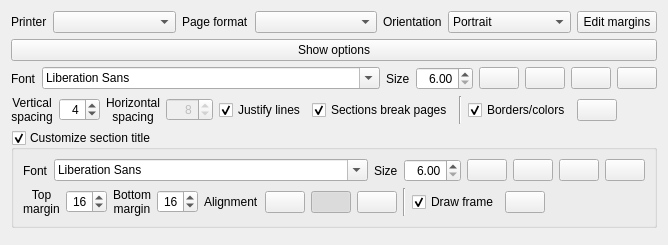
     <widget class="QWidget" name="printTab">
      <attribute name="icon">
       <iconset theme="document-print">
        <normaloff/>
       </iconset>
      </attribute>
      <attribute name="title">
       <string>Print/PDF</string>
      </attribute>
      <layout class="QGridLayout" name="gridLayout_5">
       <item row="4" column="0">
        <widget class="QWidget" name="pdfOptions" native="true">
         <layout class="QVBoxLayout" name="verticalLayout_2">
          <property name="margin">
           <number>0</number>
          </property>
          <item>
           <layout class="QHBoxLayout" name="horizontalLayout_4">
            <item>
             <widget class="QLabel" name="label_5">
              <property name="sizePolicy">
               <sizepolicy hsizetype="Maximum" vsizetype="Preferred">
                <horstretch>0</horstretch>
                <verstretch>0</verstretch>
               </sizepolicy>
              </property>
              <property name="text">
               <string>Font</string>
              </property>
             </widget>
            </item>
            <item>
             <widget class="QFontComboBox" name="fontCombo"/>
            </item>
            <item>
             <widget class="QLabel" name="label_11">
              <property name="sizePolicy">
               <sizepolicy hsizetype="Maximum" vsizetype="Preferred">
                <horstretch>0</horstretch>
                <verstretch>0</verstretch>
               </sizepolicy>
              </property>
              <property name="text">
               <string>Size</string>
              </property>
             </widget>
            </item>
            <item>
             <widget class="QDoubleSpinBox" name="fontSizeSpin">
              <property name="sizePolicy">
               <sizepolicy hsizetype="Maximum" vsizetype="Fixed">
                <horstretch>0</horstretch>
                <verstretch>0</verstretch>
               </sizepolicy>
              </property>
              <property name="alignment">
               <set>Qt::AlignRight|Qt::AlignTrailing|Qt::AlignVCenter</set>
              </property>
              <property name="minimum">
               <double>6.000000000000000</double>
              </property>
              <property name="maximum">
               <double>72.000000000000000</double>
              </property>
             </widget>
            </item>
            <item>
             <widget class="QPushButton" name="boldBtn">
              <property name="sizePolicy">
               <sizepolicy hsizetype="Maximum" vsizetype="Fixed">
                <horstretch>0</horstretch>
                <verstretch>0</verstretch>
               </sizepolicy>
              </property>
              <property name="toolTip">
               <string>Bold</string>
              </property>
              <property name="icon">
               <iconset theme="format-text-bold">
                <normaloff/>
               </iconset>
              </property>
              <property name="checkable">
               <bool>true</bool>
              </property>
             </widget>
            </item>
            <item>
             <widget class="QPushButton" name="italicBtn">
              <property name="sizePolicy">
               <sizepolicy hsizetype="Maximum" vsizetype="Fixed">
                <horstretch>0</horstretch>
                <verstretch>0</verstretch>
               </sizepolicy>
              </property>
              <property name="toolTip">
               <string>Italic</string>
              </property>
              <property name="icon">
               <iconset theme="format-text-italic">
                <normaloff/>
               </iconset>
              </property>
              <property name="checkable">
               <bool>true</bool>
              </property>
             </widget>
            </item>
            <item>
             <widget class="QPushButton" name="underlineBtn">
              <property name="sizePolicy">
               <sizepolicy hsizetype="Maximum" vsizetype="Fixed">
                <horstretch>0</horstretch>
                <verstretch>0</verstretch>
               </sizepolicy>
              </property>
              <property name="toolTip">
               <string>Underline</string>
              </property>
              <property name="icon">
               <iconset theme="format-text-underline">
                <normaloff/>
               </iconset>
              </property>
              <property name="checkable">
               <bool>true</bool>
              </property>
             </widget>
            </item>
            <item>
             <widget class="ColorSelectButton" name="textColorBtn">
              <property name="sizePolicy">
               <sizepolicy hsizetype="Maximum" vsizetype="Fixed">
                <horstretch>0</horstretch>
                <verstretch>0</verstretch>
               </sizepolicy>
              </property>
              <property name="color" stdset="0">
               <color>
                <red>0</red>
                <green>0</green>
                <blue>0</blue>
               </color>
              </property>
              <property name="showText" stdset="0">
               <bool>false</bool>
              </property>
             </widget>
            </item>
           </layout>
          </item>
          <item>
           <layout class="QHBoxLayout" name="horizontalLayout_8">
            <item>
             <widget class="QLabel" name="label_13">
              <property name="sizePolicy">
               <sizepolicy hsizetype="Maximum" vsizetype="Preferred">
                <horstretch>0</horstretch>
                <verstretch>0</verstretch>
               </sizepolicy>
              </property>
              <property name="text">
               <string>Vertical
spacing</string>
              </property>
              <property name="alignment">
               <set>Qt::AlignCenter</set>
              </property>
             </widget>
            </item>
            <item>
             <widget class="QSpinBox" name="lineSpacingSpin">
              <property name="sizePolicy">
               <sizepolicy hsizetype="Maximum" vsizetype="Fixed">
                <horstretch>0</horstretch>
                <verstretch>0</verstretch>
               </sizepolicy>
              </property>
              <property name="minimumSize">
               <size>
                <width>1</width>
                <height>0</height>
               </size>
              </property>
              <property name="alignment">
               <set>Qt::AlignRight|Qt::AlignTrailing|Qt::AlignVCenter</set>
              </property>
              <property name="maximum">
               <number>16</number>
              </property>
              <property name="value">
               <number>4</number>
              </property>
             </widget>
            </item>
            <item>
             <widget class="QLabel" name="label_19">
              <property name="text">
               <string>Horizontal
spacing</string>
              </property>
              <property name="alignment">
               <set>Qt::AlignCenter</set>
              </property>
             </widget>
            </item>
            <item>
             <widget class="QSpinBox" name="horizontalSpacingSpin">
              <property name="enabled">
               <bool>false</bool>
              </property>
              <property name="sizePolicy">
               <sizepolicy hsizetype="Maximum" vsizetype="Fixed">
                <horstretch>0</horstretch>
                <verstretch>0</verstretch>
               </sizepolicy>
              </property>
              <property name="minimumSize">
               <size>
                <width>1</width>
                <height>0</height>
               </size>
              </property>
              <property name="alignment">
               <set>Qt::AlignRight|Qt::AlignTrailing|Qt::AlignVCenter</set>
              </property>
              <property name="minimum">
               <number>-32</number>
              </property>
              <property name="maximum">
               <number>160</number>
              </property>
              <property name="value">
               <number>8</number>
              </property>
             </widget>
            </item>
            <item>
             <widget class="QCheckBox" name="justifyChk">
              <property name="text">
               <string>Justify lines</string>
              </property>
              <property name="checked">
               <bool>true</bool>
              </property>
             </widget>
            </item>
            <item>
             <widget class="QCheckBox" name="pageBreakChk">
              <property name="text">
               <string>Sections break pages</string>
              </property>
              <property name="checked">
               <bool>true</bool>
              </property>
             </widget>
            </item>
            <item>
             <widget class="Line" name="line_5">
              <property name="orientation">
               <enum>Qt::Vertical</enum>
              </property>
             </widget>
            </item>
            <item>
             <widget class="QCheckBox" name="bordersChk">
              <property name="text">
               <string>Borders/colors</string>
              </property>
              <property name="checked">
               <bool>true</bool>
              </property>
             </widget>
            </item>
            <item>
             <widget class="QPushButton" name="borderEditBtn">
              <property name="sizePolicy">
               <sizepolicy hsizetype="Maximum" vsizetype="Fixed">
                <horstretch>0</horstretch>
                <verstretch>0</verstretch>
               </sizepolicy>
              </property>
              <property name="toolTip">
               <string>Edit borders and background colors</string>
              </property>
              <property name="icon">
               <iconset theme="document-edit">
                <normaloff/>
               </iconset>
              </property>
             </widget>
            </item>
            <item>
             <spacer name="horizontalSpacer_2">
              <property name="orientation">
               <enum>Qt::Horizontal</enum>
              </property>
              <property name="sizeHint" stdset="0">
               <size>
                <width>40</width>
                <height>20</height>
               </size>
              </property>
             </spacer>
            </item>
           </layout>
          </item>
          <item>
           <widget class="QGroupBox" name="customHeaderBox">
            <property name="title">
             <string>Customize section title</string>
            </property>
            <property name="checkable">
             <bool>true</bool>
            </property>
            <property name="checked">
             <bool>true</bool>
            </property>
            <layout class="QVBoxLayout" name="verticalLayout">
             <item>
              <layout class="QHBoxLayout" name="horizontalLayout_7">
               <item>
                <widget class="QLabel" name="label_15">
                 <property name="sizePolicy">
                  <sizepolicy hsizetype="Maximum" vsizetype="Preferred">
                   <horstretch>0</horstretch>
                   <verstretch>0</verstretch>
                  </sizepolicy>
                 </property>
                 <property name="text">
                  <string>Font</string>
                 </property>
                </widget>
               </item>
               <item>
                <widget class="QFontComboBox" name="headerFontCombo"/>
               </item>
               <item>
                <widget class="QLabel" name="label_16">
                 <property name="sizePolicy">
                  <sizepolicy hsizetype="Maximum" vsizetype="Preferred">
                   <horstretch>0</horstretch>
                   <verstretch>0</verstretch>
                  </sizepolicy>
                 </property>
                 <property name="text">
                  <string>Size</string>
                 </property>
                </widget>
               </item>
               <item>
                <widget class="QDoubleSpinBox" name="headerFontSizeSpin">
                 <property name="sizePolicy">
                  <sizepolicy hsizetype="Maximum" vsizetype="Fixed">
                   <horstretch>0</horstretch>
                   <verstretch>0</verstretch>
                  </sizepolicy>
                 </property>
                 <property name="alignment">
                  <set>Qt::AlignRight|Qt::AlignTrailing|Qt::AlignVCenter</set>
                 </property>
                 <property name="minimum">
                  <double>6.000000000000000</double>
                 </property>
                 <property name="maximum">
                  <double>72.000000000000000</double>
                 </property>
                </widget>
               </item>
               <item>
                <widget class="QPushButton" name="headerBoldBtn">
                 <property name="sizePolicy">
                  <sizepolicy hsizetype="Maximum" vsizetype="Fixed">
                   <horstretch>0</horstretch>
                   <verstretch>0</verstretch>
                  </sizepolicy>
                 </property>
                 <property name="toolTip">
                  <string>Bold</string>
                 </property>
                 <property name="icon">
                  <iconset theme="format-text-bold">
                   <normaloff/>
                  </iconset>
                 </property>
                 <property name="checkable">
                  <bool>true</bool>
                 </property>
                </widget>
               </item>
               <item>
                <widget class="QPushButton" name="headerItalicBtn">
                 <property name="sizePolicy">
                  <sizepolicy hsizetype="Maximum" vsizetype="Fixed">
                   <horstretch>0</horstretch>
                   <verstretch>0</verstretch>
                  </sizepolicy>
                 </property>
                 <property name="toolTip">
                  <string>Italic</string>
                 </property>
                 <property name="icon">
                  <iconset theme="format-text-italic">
                   <normaloff/>
                  </iconset>
                 </property>
                 <property name="checkable">
                  <bool>true</bool>
                 </property>
                </widget>
               </item>
               <item>
                <widget class="QPushButton" name="headerUnderlineBtn">
                 <property name="sizePolicy">
                  <sizepolicy hsizetype="Maximum" vsizetype="Fixed">
                   <horstretch>0</horstretch>
                   <verstretch>0</verstretch>
                  </sizepolicy>
                 </property>
                 <property name="toolTip">
                  <string>Underline</string>
                 </property>
                 <property name="icon">
                  <iconset theme="format-text-underline">
                   <normaloff/>
                  </iconset>
                 </property>
                 <property name="checkable">
                  <bool>true</bool>
                 </property>
                </widget>
               </item>
               <item>
                <widget class="ColorSelectButton" name="headerTextColorBtn">
                 <property name="sizePolicy">
                  <sizepolicy hsizetype="Maximum" vsizetype="Fixed">
                   <horstretch>0</horstretch>
                   <verstretch>0</verstretch>
                  </sizepolicy>
                 </property>
                 <property name="color" stdset="0">
                  <color>
                   <red>0</red>
                   <green>0</green>
                   <blue>0</blue>
                  </color>
                 </property>
                 <property name="showText" stdset="0">
                  <bool>false</bool>
                 </property>
                </widget>
               </item>
              </layout>
             </item>
             <item>
              <layout class="QHBoxLayout" name="horizontalLayout_9">
               <item>
                <widget class="QLabel" name="label_18">
                 <property name="text">
                  <string>Top
margin</string>
                 </property>
                 <property name="alignment">
                  <set>Qt::AlignCenter</set>
                 </property>
                </widget>
               </item>
               <item>
                <widget class="QSpinBox" name="headerTopMarginSpin">
                 <property name="sizePolicy">
                  <sizepolicy hsizetype="Maximum" vsizetype="Fixed">
                   <horstretch>0</horstretch>
                   <verstretch>0</verstretch>
                  </sizepolicy>
                 </property>
                 <property name="alignment">
                  <set>Qt::AlignRight|Qt::AlignTrailing|Qt::AlignVCenter</set>
                 </property>
                 <property name="maximum">
                  <number>32</number>
                 </property>
                 <property name="value">
                  <number>16</number>
                 </property>
                </widget>
               </item>
               <item>
                <widget class="QLabel" name="label_14">
                 <property name="text">
                  <string>Bottom
margin</string>
                 </property>
                 <property name="alignment">
                  <set>Qt::AlignCenter</set>
                 </property>
                </widget>
               </item>
               <item>
                <widget class="QSpinBox" name="headerBottomMarginSpin">
                 <property name="sizePolicy">
                  <sizepolicy hsizetype="Maximum" vsizetype="Fixed">
                   <horstretch>0</horstretch>
                   <verstretch>0</verstretch>
                  </sizepolicy>
                 </property>
                 <property name="alignment">
                  <set>Qt::AlignRight|Qt::AlignTrailing|Qt::AlignVCenter</set>
                 </property>
                 <property name="maximum">
                  <number>32</number>
                 </property>
                 <property name="value">
                  <number>16</number>
                 </property>
                </widget>
               </item>
               <item>
                <widget class="QLabel" name="label_17">
                 <property name="sizePolicy">
                  <sizepolicy hsizetype="Maximum" vsizetype="Preferred">
                   <horstretch>0</horstretch>
                   <verstretch>0</verstretch>
                  </sizepolicy>
                 </property>
                 <property name="text">
                  <string>Alignment</string>
                 </property>
                </widget>
               </item>
               <item>
                <widget class="QPushButton" name="headerLeftChk">
                 <property name="sizePolicy">
                  <sizepolicy hsizetype="Maximum" vsizetype="Fixed">
                   <horstretch>0</horstretch>
                   <verstretch>0</verstretch>
                  </sizepolicy>
                 </property>
                 <property name="toolTip">
                  <string>Align left</string>
                 </property>
                 <property name="icon">
                  <iconset theme="format-justify-left">
                   <normaloff/>
                  </iconset>
                 </property>
                 <property name="checkable">
                  <bool>true</bool>
                 </property>
                 <attribute name="buttonGroup">
                  <string notr="true">headerAlignmentGroup</string>
                 </attribute>
                </widget>
               </item>
               <item>
                <widget class="QPushButton" name="headerCenterChk">
                 <property name="sizePolicy">
                  <sizepolicy hsizetype="Maximum" vsizetype="Fixed">
                   <horstretch>0</horstretch>
                   <verstretch>0</verstretch>
                  </sizepolicy>
                 </property>
                 <property name="toolTip">
                  <string>Align center</string>
                 </property>
                 <property name="icon">
                  <iconset theme="format-justify-center">
                   <normaloff/>
                  </iconset>
                 </property>
                 <property name="checkable">
                  <bool>true</bool>
                 </property>
                 <property name="checked">
                  <bool>true</bool>
                 </property>
                 <attribute name="buttonGroup">
                  <string notr="true">headerAlignmentGroup</string>
                 </attribute>
                </widget>
               </item>
               <item>
                <widget class="QPushButton" name="headerRightChk">
                 <property name="sizePolicy">
                  <sizepolicy hsizetype="Maximum" vsizetype="Fixed">
                   <horstretch>0</horstretch>
                   <verstretch>0</verstretch>
                  </sizepolicy>
                 </property>
                 <property name="toolTip">
                  <string>Align right</string>
                 </property>
                 <property name="icon">
                  <iconset theme="format-justify-right">
                   <normaloff/>
                  </iconset>
                 </property>
                 <property name="checkable">
                  <bool>true</bool>
                 </property>
                 <attribute name="buttonGroup">
                  <string notr="true">headerAlignmentGroup</string>
                 </attribute>
                </widget>
               </item>
               <item>
                <widget class="Line" name="line_4">
                 <property name="orientation">
                  <enum>Qt::Vertical</enum>
                 </property>
                </widget>
               </item>
               <item>
                <widget class="QCheckBox" name="headerFrameChk">
                 <property name="text">
                  <string>Draw frame</string>
                 </property>
                 <property name="checked">
                  <bool>true</bool>
                 </property>
                </widget>
               </item>
               <item>
                <widget class="QPushButton" name="headerFrameEditBtn">
                 <property name="sizePolicy">
                  <sizepolicy hsizetype="Maximum" vsizetype="Fixed">
                   <horstretch>0</horstretch>
                   <verstretch>0</verstretch>
                  </sizepolicy>
                 </property>
                 <property name="toolTip">
                  <string>Edit header frame</string>
                 </property>
                 <property name="icon">
                  <iconset theme="document-edit">
                   <normaloff/>
                  </iconset>
                 </property>
                </widget>
               </item>
               <item>
                <spacer name="horizontalSpacer">
                 <property name="orientation">
                  <enum>Qt::Horizontal</enum>
                 </property>
                 <property name="sizeHint" stdset="0">
                  <size>
                   <width>40</width>
                   <height>20</height>
                  </size>
                 </property>
                </spacer>
               </item>
              </layout>
             </item>
            </layout>
           </widget>
          </item>
         </layout>
        </widget>
       </item>
       <item row="5" column="0">
        <widget class="QStackedWidget" name="previewContainer">
         <property name="sizePolicy">
          <sizepolicy hsizetype="Preferred" vsizetype="Expanding">
           <horstretch>0</horstretch>
           <verstretch>0</verstretch>
          </sizepolicy>
         </property>
        </widget>
       </item>
       <item row="1" column="0">
        <widget class="QPushButton" name="pdfOptionsBtn">
         <property name="text">
          <string>Show options</string>
         </property>
         <property name="icon">
          <iconset theme="preferences-system">
           <normaloff/>
          </iconset>
         </property>
         <property name="checkable">
          <bool>true</bool>
         </property>
        </widget>
       </item>
       <item row="0" column="0">
        <layout class="QHBoxLayout" name="horizontalLayout_6">
         <item>
          <widget class="QLabel" name="label_9">
           <property name="sizePolicy">
            <sizepolicy hsizetype="Maximum" vsizetype="Preferred">
             <horstretch>0</horstretch>
             <verstretch>0</verstretch>
            </sizepolicy>
           </property>
           <property name="text">
            <string>Printer</string>
           </property>
          </widget>
         </item>
         <item>
          <widget class="QComboBox" name="printerCombo"/>
         </item>
         <item>
          <widget class="QLabel" name="label_10">
           <property name="sizePolicy">
            <sizepolicy hsizetype="Maximum" vsizetype="Preferred">
             <horstretch>0</horstretch>
             <verstretch>0</verstretch>
            </sizepolicy>
           </property>
           <property name="text">
            <string>Page format</string>
           </property>
          </widget>
         </item>
         <item>
          <widget class="QComboBox" name="paperCombo"/>
         </item>
         <item>
          <widget class="QLabel" name="label_12">
           <property name="sizePolicy">
            <sizepolicy hsizetype="Maximum" vsizetype="Preferred">
             <horstretch>0</horstretch>
             <verstretch>0</verstretch>
            </sizepolicy>
           </property>
           <property name="text">
            <string>Orientation</string>
           </property>
          </widget>
         </item>
         <item>
          <widget class="QComboBox" name="pdfOrientationCombo">
           <item>
            <property name="text">
             <string>Portrait</string>
            </property>
           </item>
           <item>
            <property name="text">
             <string>Landscape</string>
            </property>
           </item>
          </widget>
         </item>
         <item>
          <widget class="QPushButton" name="marginsBtn">
           <property name="sizePolicy">
            <sizepolicy hsizetype="Maximum" vsizetype="Fixed">
             <horstretch>0</horstretch>
             <verstretch>0</verstretch>
            </sizepolicy>
           </property>
           <property name="text">
            <string>Edit margins</string>
           </property>
           <property name="icon">
            <iconset theme="page-zoom">
             <normaloff/>
            </iconset>
           </property>
          </widget>
         </item>
        </layout>
       </item>
      </layout>
     </widget>
